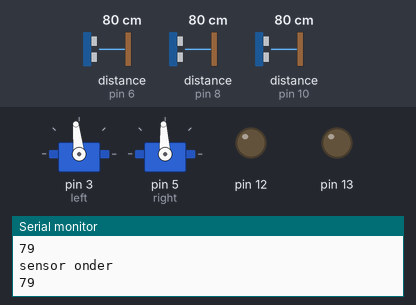
Simulated run of this sketch. Board: Arduino Uno, built with avr-gcc and run on an emulated ATmega328P. Shown: 2 × servo, output pins drawn as LEDs (lit = HIGH), the last lines printed to the serial monitor. Wiring (inferred from the names in the program): 3 × ultrasonic range finder: trigger pin 7, echo pin 6 / trigger pin 9, echo pin 8 / trigger pin 11, echo pin 10. The inputs (shaded band) are chosen by the test bench; at power-on: distance to the obstacle (sensors on pin 10, pin 8, pin 6) 80 cm. The echo pulse lasts 58.3 µs per cm; pins used as bus, display or sensor lines are not drawn.

Above: at 10.9 s.
11.0 s: distance to the obstacle (sensor on pin 10) set to 2 cm
19.2 s: distance to the obstacle (sensor on pin 8) set to 2 cm
At 20.6 s:
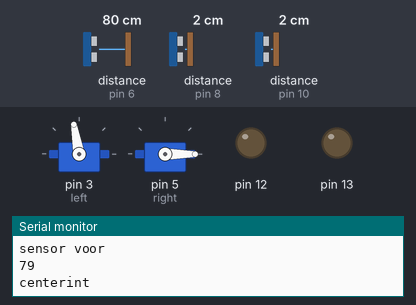
20.9 s: distance to the obstacle (sensor on pin 6) set to 13 cm
22.4 s: distance to the obstacle (sensor on pin 6) set to 11 cm
At 23.82 s:
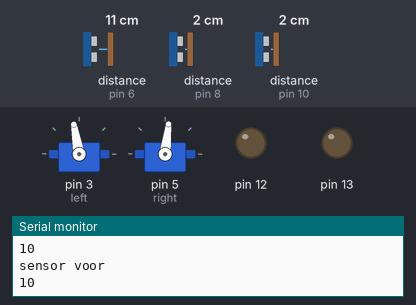
At 24.5 s:
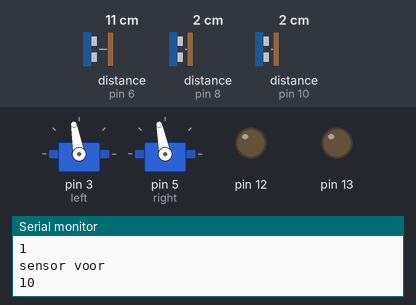
25.9 s: distance to the obstacle (sensor on pin 10) set to 18 cm
At 27.1 s:
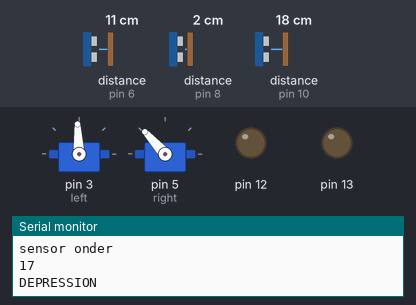
29.8 s: distance to the obstacle (sensor on pin 10) set to 4 cm
Timing chart, 0 to 34.3 s (numbered marks = the images above; inputs shaded):
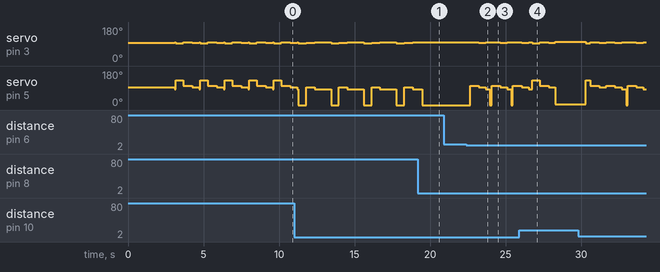

Measured:
- the behaviour switches between 12 and 11 cm on distance to the obstacle (sensor on pin 6) (found by bisection; images 1 and 2)
- after the input at 19.2 s, servo on pin 3 (left): stays 100° (without the input it goes to 93° after 0.74 s)
- after the input at 22.4 s, servo on pin 3 (left): alternates 100° for 0.97 s and 96° for 0.45 s, starting after 0.83 s; servo on pin 5 (right): 0° → 101° after 0.25 s, → 93° 0.59 s later, → 83° 0.45 s later, → 0° 0.28 s later, … (9 changes in this stretch)
- by itself, servo on pin 3 (left): repeats every 2.2 s: 93° 0.53 s, 96° 0.55 s, 100° 1.1 s
- by itself, servo on pin 5 (right): repeats every 2.2 s: 0° 0.53 s, 93° 0.55 s, 83° 1.1 s

The sketch:

code.ino
```cpp
#include <Servo.h>
#define trigPin1 7
#define echoPin1 6
#define trigPin2 11
#define echoPin2 10
#define trigPin3 9
#define echoPin3 8
int centerint = 0;
Servo left;
Servo right;

void setup() {
  Serial.begin (9600);
  pinMode(trigPin1, OUTPUT);
  pinMode(echoPin1, INPUT);
  pinMode(trigPin2, OUTPUT);
  pinMode(echoPin2, INPUT);
  pinMode(trigPin3, OUTPUT);
  pinMode(echoPin3, INPUT);
  pinMode(12, OUTPUT);
  pinMode(13, OUTPUT);
  left.attach(3);
  right.attach(5);
  Stop();
  delay(3000);

}

void debug(int distanceFront, int distanceLeft, int distanceDown){
  Serial.print("F: ");
  Serial.print(distanceFront);
  Serial.print(" L: ");
  Serial.print(distanceLeft);
  Serial.print(" D: ");
  Serial.print(distanceDown);
  Serial.println(" ");
}

void loop() {
  delay(20);

  if ((sensorVoor() >= 10 && sensorOnder() < 9) || sensorLinks() > 13) {
   Serial.println("geen muur geen afgrond");
    if (sensorLinks() <= 13 && sensorVoor() >= 10) { //muur links. 13
      center();
    }

    else if (sensorLinks() > 13) { //geen muur links.
      Serial.println("links > 13");
      int i = 0;
      while(i <= 5){
        vooruit();
        delay(80);
        if (sensorOnder() >= 9){
          achteruit();
          delay(500);
          turnRightAfgrond();
        }
        i++;
      }

      i=0;
      turnLeft();
       while(i <= 5){
        vooruit();
        delay(80);
        if (sensorOnder() >= 9){
          achteruit();
          delay(500);
          turnRightAfgrond();
        }
        i++;
      }

    }
  }

  if (sensorOnder() >= 15){
    Serial.println("DEPRESSION");
    achteruit();
      delay(500);
      turnRightAfgrond();
              Serial.println("muur suicide");
        slideR();
        delay(2000);
        achteruit();
        delay(300);
        turnRight();
  }


  if ((sensorVoor() <= 10 || sensorOnder() >= 9) && sensorLinks() <= 12 ) { //muur of afgrond en muur links.
    Serial.println("te lange shit");
    int i = 0;
    if (sensorOnder() >= 9) { //indien afgrond ga eerst achteruit.
      achteruit();
      delay(500);
      i = 1;
    }

    if (i == 0){
      turnRight();
    } else{
      turnRightAfgrond();
              Serial.println("muur suicide");
        slideR();
        delay(2000);
        achteruit();
        delay(300);
        turnRight();
        i = 0;
    }

    if (sensorVoor() > 8) { //rij tegen de muur aan die aan de rechterkant van de greppel staat.

      if (i == 0){
      vooruit();
      delay(200);
      }
      if (i == 1) {
        Serial.println("muur suicide");
        slideR();
        delay(2000);
        achteruit();
        delay(300);
        turnRight();
      }
    }
    else if (sensorVoor() <= 5) { //indien de robot bij de muur is gekomen, draai nog een keer rechts. 8
      //Serial.println("s <= 5");
      turnRight();
    }
  }

}

int sensorVoor() {
  int duration, distance;
  digitalWrite(trigPin1, LOW);
  delayMicroseconds(2);
  digitalWrite(trigPin1, HIGH);
  delayMicroseconds(10);
  digitalWrite(trigPin1, LOW);
  duration = pulseIn(echoPin1, HIGH);
  distance = (duration / 2) / 29.1;

      Serial.println("sensor voor");
      Serial.println(distance);
  if (distance < 0) { //indien distance negatief is.
    distance = 13;
  }
  return distance;
}

double sensorOnder() {
  int duration, distance;
  digitalWrite(trigPin2, LOW);
  delayMicroseconds(2);
  digitalWrite(trigPin2, HIGH);
  delayMicroseconds(10);
  digitalWrite(trigPin2, LOW);
  duration = pulseIn(echoPin2, HIGH);
  distance = (duration / 2) / 29.1;

      Serial.println("sensor onder");
      Serial.println(distance);
  if (distance < 0) { //indien distance negatief is.
    distance = 5;       //10
  }
  return distance;
}


int sensorLinks() {
  int duration, distance;
  digitalWrite(trigPin3, LOW);
  delayMicroseconds(2);
  digitalWrite(trigPin3, HIGH);
  delayMicroseconds(10);
  digitalWrite(trigPin3, LOW);
  duration = pulseIn(echoPin3, HIGH);
  distance = (duration / 2) / 29.1;

      Serial.println("sensor links");
      Serial.println(distance);
  if (distance < 0) { //indien distance negatief is.
    distance = 0;
  }
  return distance;
}

void vooruit() {
  left.writeMicroseconds(1570);
  right.writeMicroseconds(1400);
}
void Stop() {
  left.writeMicroseconds(1532);
  right.writeMicroseconds(1505);
}
void achteruit() {
  left.writeMicroseconds(1500);
  right.writeMicroseconds(1900);
}

void turnRight() {
  if (sensorVoor() < 5){
  achteruit();
  delay(200);
  }
  left.writeMicroseconds(1570);
  right.writeMicroseconds(1590);
  delay(585);
  left.writeMicroseconds(1532);
  right.writeMicroseconds(1505);
  delay(450);
}

void turnRightAfgrond() {
  left.writeMicroseconds(1570);
  right.writeMicroseconds(1590);
  delay(585);
  left.writeMicroseconds(1532);
  right.writeMicroseconds(1505);
  delay(450);
}

void turnLeft() {
  if (sensorVoor() < 5){
  achteruit();
  delay(200);
  }
  left.writeMicroseconds(1500);
  right.writeMicroseconds(0);
  delay(525);
  left.writeMicroseconds(1532);
  right.writeMicroseconds(1505);
  delay(550);
}

void checkDL() { // afwijken naar links
  left.writeMicroseconds(1550);
  right.writeMicroseconds(40);
}

void checkDR() { // afwijken naar rechts
  left.writeMicroseconds(1580);
  right.writeMicroseconds(300);
}

void slideR() { // afwijken naar rechts, voor afgrond gebruiken
  left.writeMicroseconds(1590);
  right.writeMicroseconds(600);
}

void center() {
  Serial.println("centerint");
  Serial.println(centerint);
  if (sensorLinks() < 7) {
    checkDR();
    centerint = 0;
  }
  else if (sensorLinks() >= 7 && centerint <= 0) {
    checkDL();
    centerint = 5;
  } else {
    vooruit();
    centerint--;

  }
}
```
